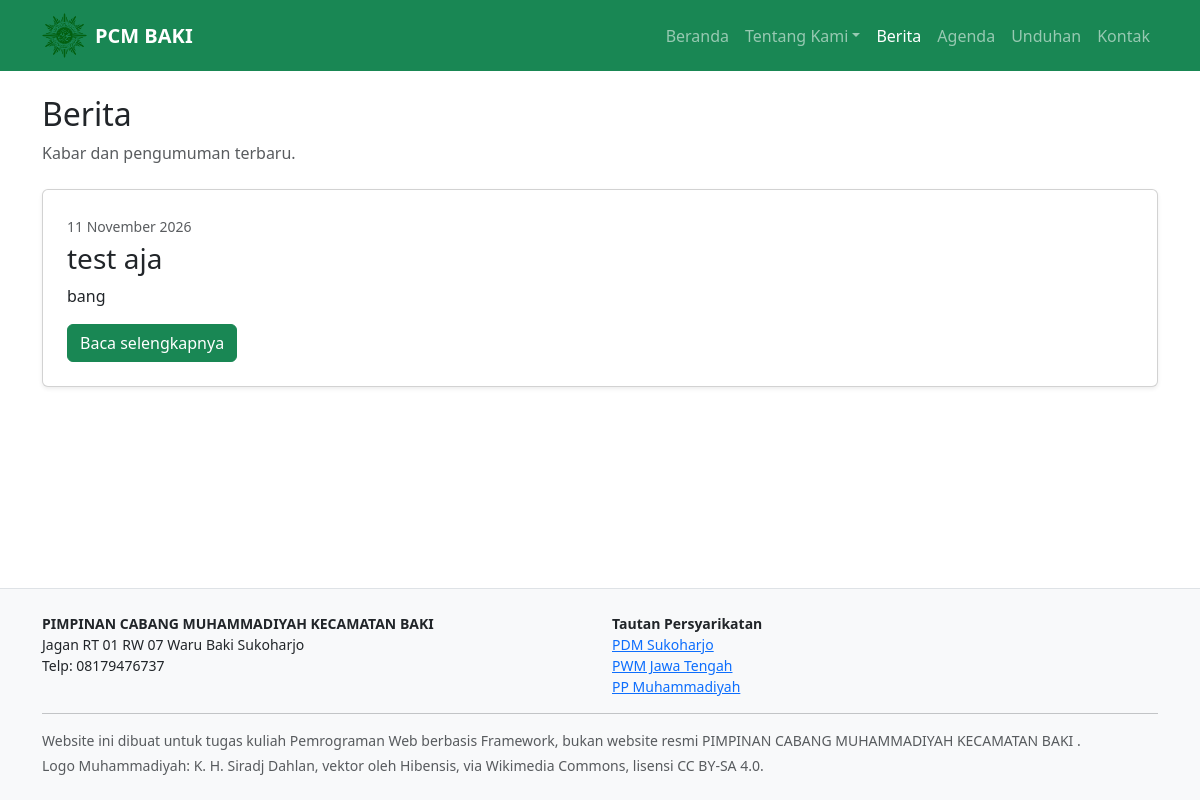
/berita/, run on the app's committed database.
### web/models.py (models this page shows, shortened)
class ProfilOrganisasi(models.Model):
    nama = models.CharField(max_length=200)
    nama_singkat = models.CharField(max_length=50)
    tagline = models.CharField(max_length=200, blank=True)
    tentang = models.TextField(blank=True)
    sejarah = models.TextField(blank=True)
    visi = models.TextField(blank=True)
    misi = models.TextField(blank=True, help_text="Tulis satu misi per baris.")
    alamat_sekretariat = models.TextField(blank=True)
    telepon = models.CharField(max_length=50, blank=True)
    email = models.EmailField(blank=True)
    jumlah_anggota_ktam = models.PositiveIntegerField(default=0, verbose_name="jumlah anggota ber-KTAM")
    gambar_hero = models.ImageField(upload_to="hero/", blank=True)
    class Meta:
        verbose_name = "profil organisasi"
        verbose_name_plural = "profil organisasi"

class Berita(models.Model):
    class Status(models.TextChoices):
        DRAF = "draf", "Draf"
        TERBIT = "terbit", "Terbit"
    judul = models.CharField(max_length=200)
    slug = models.SlugField(max_length=220, unique=True, blank=True)
    ringkasan = models.TextField()
    isi = models.TextField()
    gambar_sampul = models.ImageField(upload_to="berita/", blank=True)
    tanggal_terbit = models.DateTimeField(default=timezone.now)
    status = models.CharField(max_length=10, choices=Status.choices, default=Status.DRAF)
    objects = BeritaQuerySet.as_manager()
    class Meta:
        ordering = ["-tanggal_terbit"]
        verbose_name_plural = "berita"

class TautanTerkait(models.Model):
    nama = models.CharField(max_length=150)
    url = models.URLField()
    urutan = models.PositiveIntegerField(default=0)
    class Meta:
        ordering = ["urutan"]
        verbose_name = "tautan terkait"
        verbose_name_plural = "tautan terkait"

### web/views.py (the view)
# urls.py: path("berita/", views.berita, name="berita"),
def berita(request):
    berita_list = Berita.objects.terbit()
    paginator = Paginator(berita_list, 6)
    page_number = request.GET.get("page")
    page_obj = paginator.get_page(page_number)
    konteks = {
        "berita_list": page_obj,
        "page_obj": page_obj,
        "is_paginated": page_obj.has_other_pages(),
    }
    return render(request, "web/berita.html", konteks)

### web/context_processors.py (called while the page is built)
def situs(request):
    return {
        "profil": ProfilOrganisasi.objects.first(),
        "tautan_terkait": TautanTerkait.objects.all(),
    }

### web/models.py (called while the page is built)
    def terbit(self):
        return self.filter(status=Berita.Status.TERBIT, tanggal_terbit__lte=timezone.now())

### web/templates/web/berita.html (shortened to what this page needs)
{% extends "base.html" %} {% block title %}Berita · {{ profil.nama_singkat|default:"PCM" }}{% endblock %} {% block content %}
<div class="mb-4">
  <h1 class="h2">Berita</h1>
  <p class="text-muted">Kabar dan pengumuman terbaru.</p>
</div>
{% if berita_list %}  {% if not page_obj.has_previous %} {% with utama=berita_list.0 %}
<article class="card mb-4 shadow-sm">
  <div class="row g-0">
    <div class="{% if utama.gambar_sampul %}col-md-6{% else %}col-12{% endif %}">
      <div class="card-body p-4">
        <time class="text-muted small" datetime="{{ utama.tanggal_terbit|date:'c' }}">{{ utama.tanggal_terbit|date:"j F Y" }}</time>
        <h2 class="h3 mt-1">
          <a href="{% url 'web:berita_detail' utama.slug %}" class="text-decoration-none text-dark">{{ utama.judul }}</a>
        </h2>
        <p>{{ utama.ringkasan|truncatewords:40 }}</p>
        <a href="{% url 'web:berita_detail' utama.slug %}" class="btn btn-success">Baca selengkapnya</a>
      </div>
    </div>
  </div>
</article>
{% endwith %} {% endif %}
 {% else %}
<div class="alert alert-info">Belum ada berita yang terbit. Silakan kembali lagi nanti.</div>
{% endif %} {% endblock %}

### templates/partials/_header.html (shortened to what this page needs)
{% load static %}
{% with nama=request.resolver_match.url_name %}
<nav class="navbar navbar-expand-lg navbar-dark bg-success">
  <div class="container">
    <a class="navbar-brand d-flex align-items-center gap-2"
       href="{% url 'web:beranda' %}">
      <img
        src="{% static 'img/logo-muhammadiyah.webp' %}"
        alt="Logo Muhammadiyah"
        width="45"
        height="45"
        class="object-fit-contain"
      >
      <span>
        <strong>{{ profil.nama_singkat|default:"PCM" }}</strong>
      </span>
    </a>
    <div class="collapse navbar-collapse" id="menu">
      <ul class="navbar-nav ms-auto">
        <li class="nav-item"><a class="nav-link {% if nama == 'beranda' %}active{% endif %}" href="{% url 'web:beranda' %}">Beranda</a></li>
        <li class="nav-item dropdown">
          <button type="button" class="nav-link dropdown-toggle " data-bs-toggle="dropdown" aria-expanded="false">Tentang Kami</button>
        </li>
        <li class="nav-item"><a class="nav-link {% if nama == 'berita' or nama == 'berita_detail' %}active{% endif %}" href="{% url 'web:berita' %}">Berita</a></li>
        <li class="nav-item"><a class="nav-link {% if nama == 'agenda' %}active{% endif %}" href="{% url 'web:agenda' %}">Agenda</a></li>
        <li class="nav-item"><a class="nav-link {% if nama == 'unduhan' %}active{% endif %}" href="{% url 'web:unduhan' %}">Unduhan</a></li>
        <li class="nav-item"><a class="nav-link {% if nama == 'kontak' %}active{% endif %}" href="{% url 'web:kontak' %}">Kontak</a></li>
      </ul>
    </div>
  </div>
</nav>
{% endwith %}

### templates/partials/_footer.html (shortened to what this page needs)
<footer class="bg-light border-top py-4 mt-auto">
  <div class="container small">
    <div class="row gy-3">
      <div class="col-md-6">
        <strong>{{ profil.nama|default:"PCM" }}</strong>
        <br />
        {{ profil.alamat_sekretariat|default:"Alamat belum tersedia" }}
        {% if profil.telepon %}
          <br />
          Telp: {{ profil.telepon }}
        {% endif %}
      </div>
      <div class="col-md-6">
        <strong>Tautan Persyarikatan</strong>
        <ul class="list-unstyled mb-0">
          {% for tautan in tautan_terkait %}
            <li>
              <a
                href="{{ tautan.url }}"
                target="_blank"
                rel="noopener noreferrer"
              >
                {{ tautan.nama }}
              </a>
            </li>
          {% empty %}
            <li>Belum tersedia</li>
          {% endfor %}
        </ul>
      </div>
    </div>
    <hr />
    <p class="mb-1 text-muted">
      Website ini dibuat untuk tugas kuliah Pemrograman Web berbasis Framework,
      bukan website resmi {{ profil.nama|default:"PCM" }}.
    </p>
    <p class="mb-0 text-muted">
      Logo Muhammadiyah: K. H. Siradj Dahlan, vektor oleh Hibensis,
      via Wikimedia Commons, lisensi CC BY-SA 4.0.
    </p>
  </div>
</footer>

### data on the page
ProfilOrganisasi: nama_singkat "PCM BAKI", nama "PIMPINAN CABANG MUHAMMADIYAH KECAMATAN BAKI", alamat_sekretariat "Jagan RT 01 RW 07 Waru Baki Sukoharjo", telepon "08179476737"
Berita: tanggal_terbit "11 November 2026", judul "test aja", ringkasan "bang"
TautanTerkait: nama "PDM Sukoharjo"
TautanTerkait: nama "PWM Jawa Tengah"
TautanTerkait: nama "PP Muhammadiyah"
